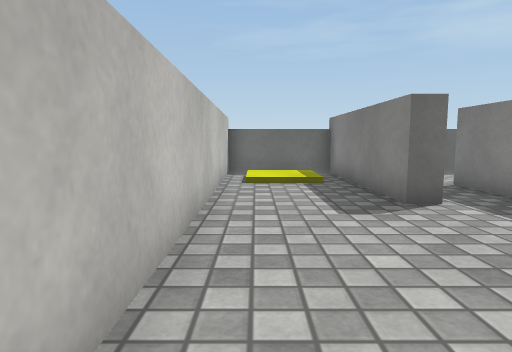
view 1 (above)

17 first-person views from a walk through a 3-D level made in the Unity game engine. The camera is 0.54 m above the floor, tilts 6° down and sees 75° across. The floor is counted in squares, 0.5 m on a side. Each view is taken from the middle of a square. On the plan, view 1 faces up. The plan holds only what a view shows up to about 13 squares ahead; the rest is blank. Surface patterns are stand-ins for the level's own textures.

view 2
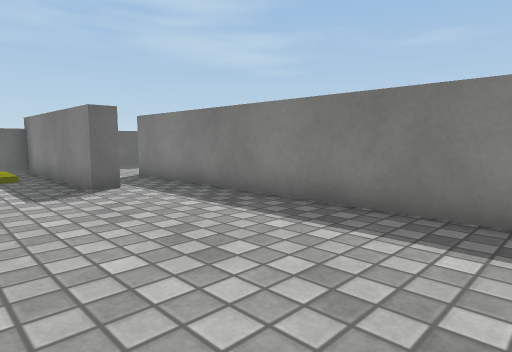

view 3
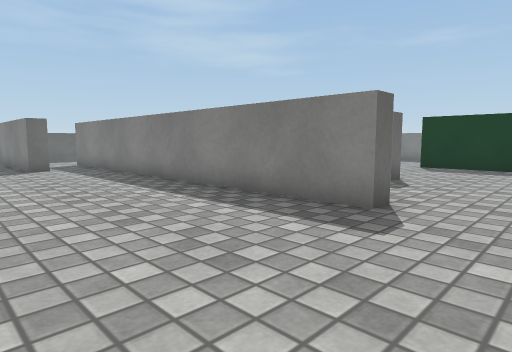

view 4
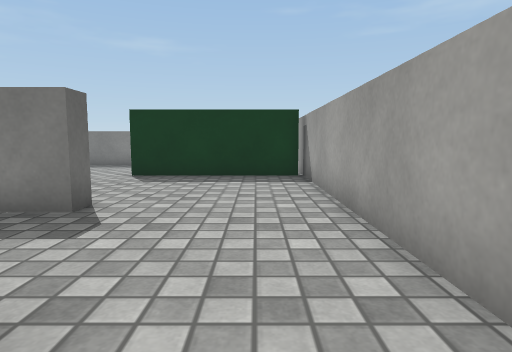

view 5
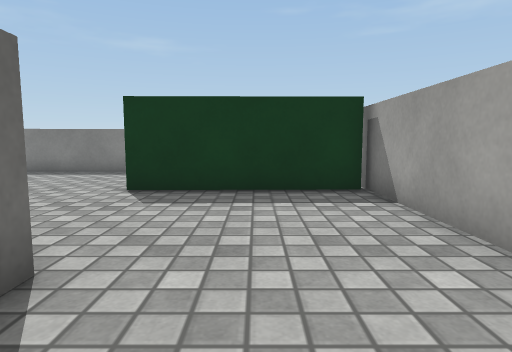

view 6
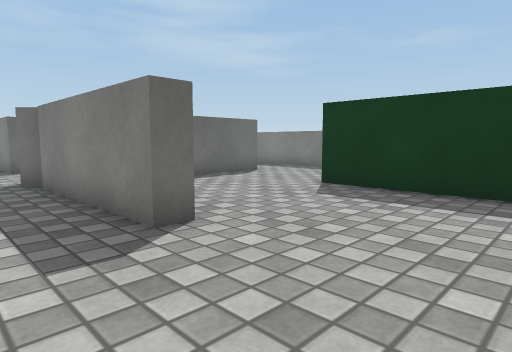

view 7
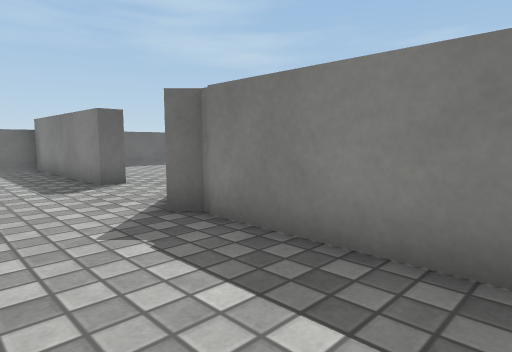

view 8
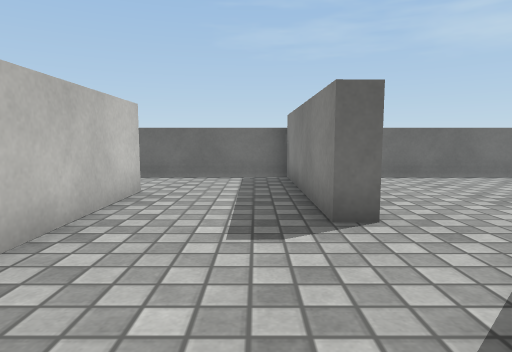

view 9
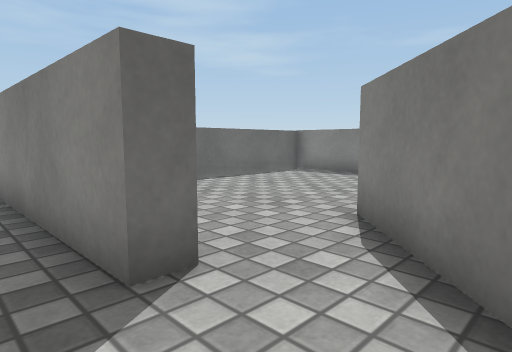

view 10
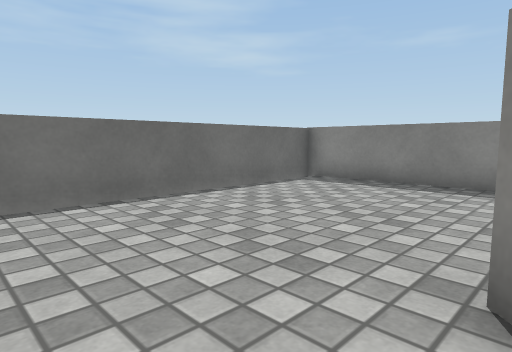

view 11
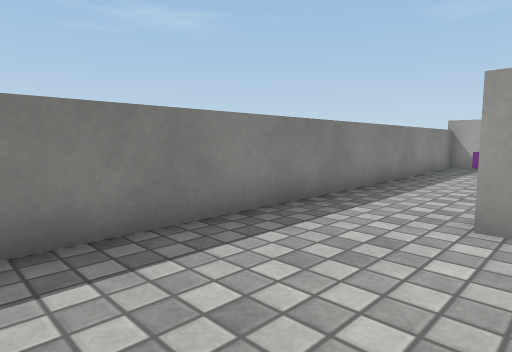

view 12
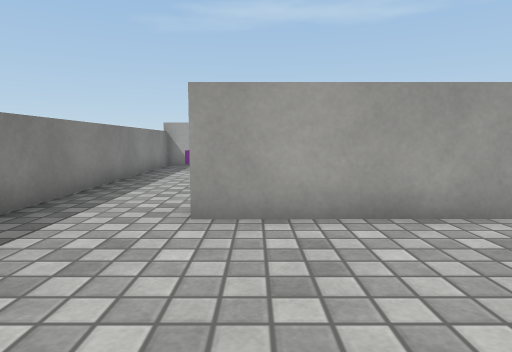

view 13
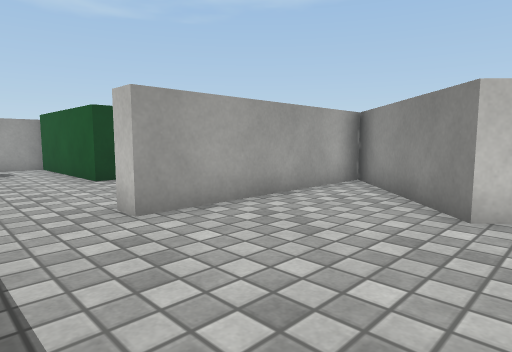

view 14
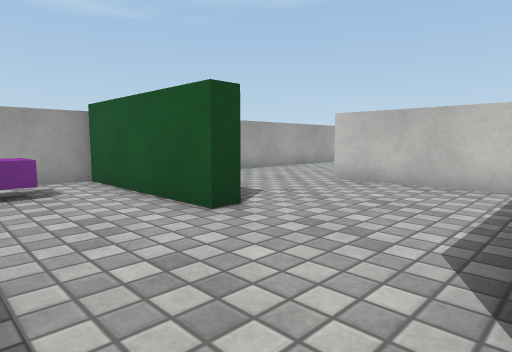

view 15
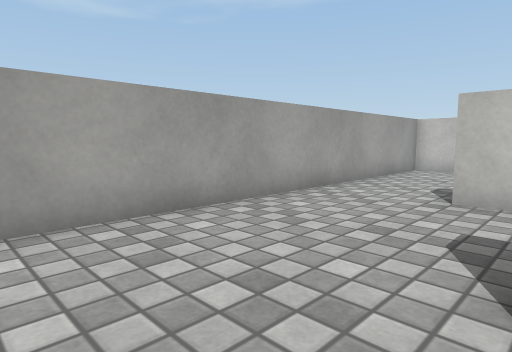

view 16
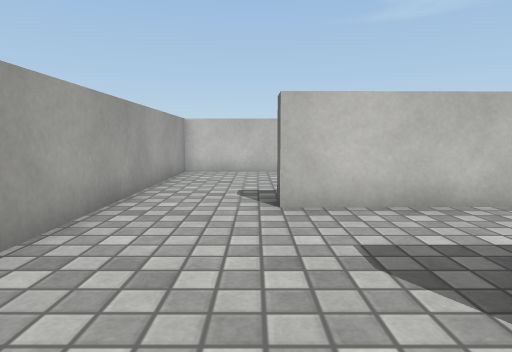

view 17
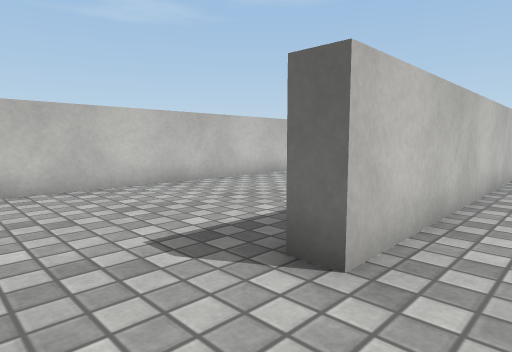

### Floor plan
Points are (right, up) in squares from view 1. A wall is a line through its corners. A room is listed if a view was taken in it or the views show most of it. See-through windows are left out.
Room 1 (views 1, 2, 3, 4, 5, 6, 11, 12, 13, 14, 15, 16, 17)
walls: (9.5, 0) (9.6, -4.2) (9, -4.2); (5.6, -3.6) (5.6, -5.6) (5, -5.6) (4.9, 8.2); (12.5, 5.4) (13, 5) (9.4, 1.4) (15.9, 1.5) (15.9, 0.8) (13, 0.8); (3.2, 5.7) (2.6, 5.6) (2.5, 11.5); (14.2, -8.3) (14.2, -3.2) (14.8, -3.2) (14.9, -8.3); (2.6, 11.3) (-1, 11.3); (-0.9, 10.9) (-0.7, -8.5) (18.8, -8.5) (18.6, 11.3) (10.8, 11.3)
ways out: opening at (5, 9.5) to room 2; opening at (7.5, -3) to room 2; opening at (11, 5) to room 2
objects: other object (17, -7) to (17, -6)
Room 2 (views 7, 8, 9, 10)
walls: (9.7, 5.4) (8.9, 5.3) (8.8, 11.3) (4.4, 11.3); (10.3, 3.2) (12.5, 5.4); (9.1, 1.1) (8.6, 1.6); (5.5, 8.2) (5.6, -3.6); (9, -4.2) (8.9, 1.2)
ways out: opening at (5, 9.5) to room 1; opening at (7.5, -3) to room 1; opening at (11, 5) to room 1

Positions as (right, up) in squares from view 1, and headings:
1: (0, 0), facing up
2: (0, -2), facing up-right
3: (0, -8), facing up-right
4: (4, -7), facing right
5: (7, -6), facing right
6: (7, -8), facing up-right
7: (6, -3), facing up-right
8: (8, 1), facing up
9: (8, 3), facing up-right
10: (10, 5), facing up-right
11: (15, 6), facing down-right
12: (15, 6), facing down
13: (18, 6), facing down-left
14: (18, 1), facing down-left
15: (12, -4), facing down-left
16: (11, -6), facing left
17: (7, -8), facing up-left
